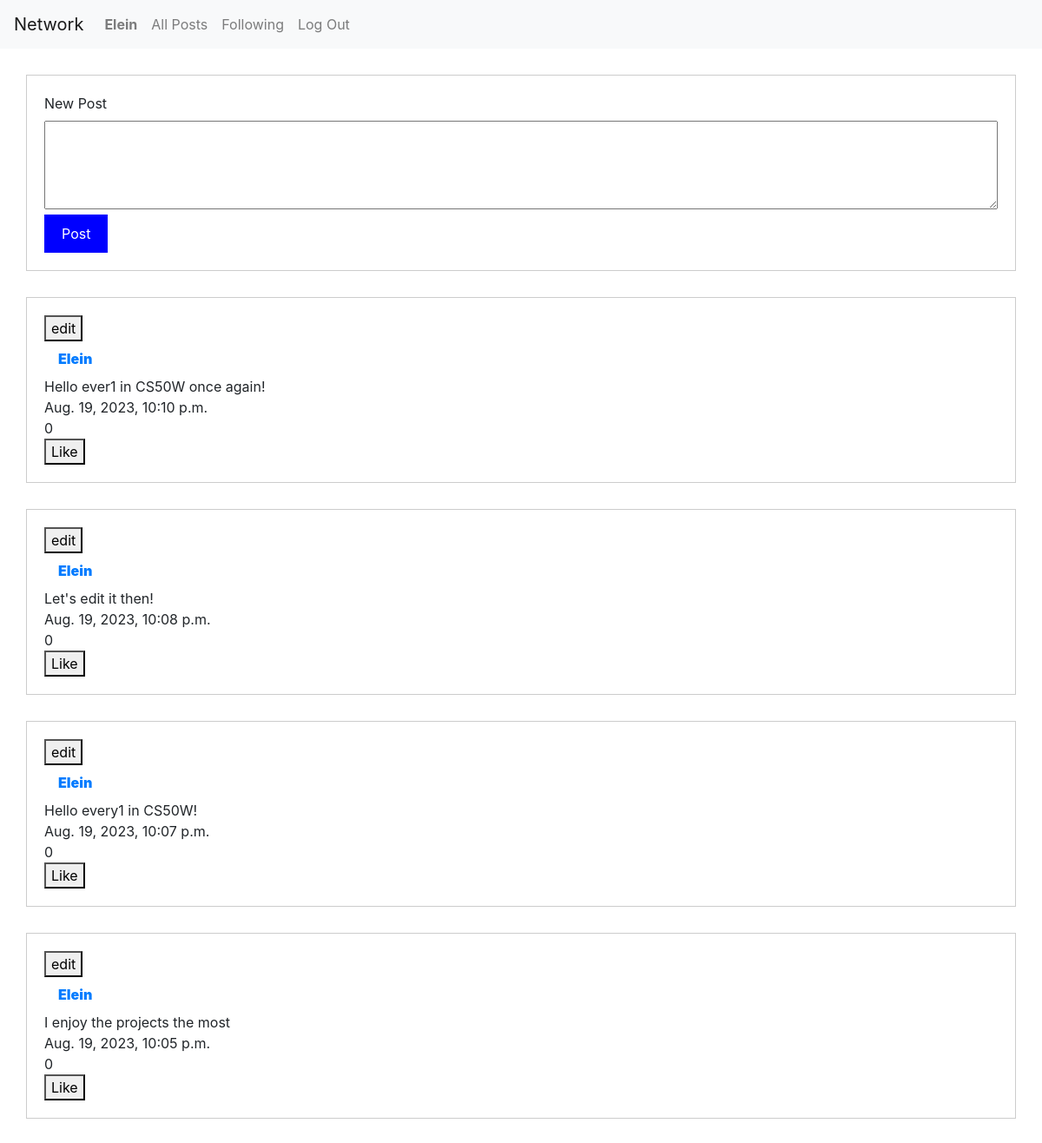
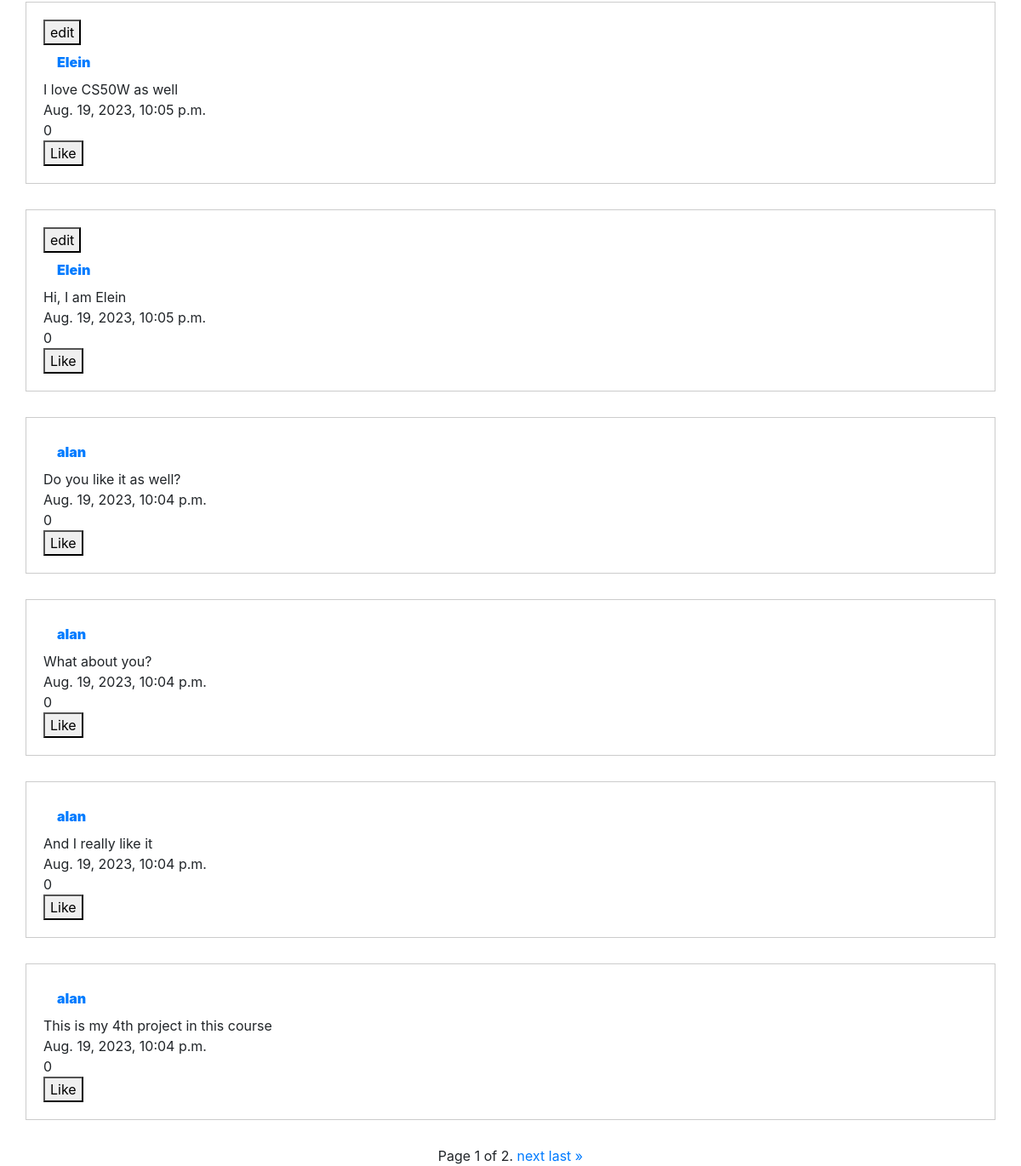
Screenshot of / (signed in) with the database file from the repository (2 pictures, top to bottom).
### network/models.py (models this page shows)
class User(AbstractUser):
    id = models.AutoField(primary_key=True)
    followers = models.ManyToManyField("self", symmetrical=False, related_name="following", blank=True)

class Post(models.Model):
    id = models.AutoField(primary_key=True)
    user = models.ForeignKey(User, on_delete=models.CASCADE, related_name="user_post")
    text = models.CharField(max_length=1000)
    date = models.DateTimeField(auto_now_add=True)
    like = models.IntegerField(default=0)

### network/views.py (the view)
# urls.py: path("", views.index, name="index"),
def index(request):
    user = request.user
    if request.method == "POST":
        post = Post()
        post.text = request.POST["message"]
        post.user = user
        post.save()
        return redirect("index")
    try:
        posts = Post.objects.order_by('-date')
        users = posts.values_list("user__username", flat=True)
        post_ids = posts.values_list("id", flat=True)
        texts = posts.values_list("text", flat=True)
        dates = posts.values_list("date", flat=True)
        likes = posts.values_list("like", flat=True)
        userlikes = []
        for post in posts:
            if UserLikes.objects.filter(post_id=post, user=user).exists():
                userlike = "Unlike"
            else:
                userlike = "Like"
            print("userlikes", userlikes)
            userlikes.append(userlike)
        context = list(zip(users, post_ids, texts, dates, likes, userlikes))
        paginator = Paginator(context, 10)
        page_number = request.GET.get("page")
        page_obj = paginator.get_page(page_number)
        context = {
            "page_obj": page_obj
        }
        return render(request, "network/index.html", context)
    except OperationalError:
        return render(request, "network/index.html")

### network/templates/network/index.html (shortened to what this page needs)
{% extends "network/layout.html" %}
{% block body %}
<body>
<div class="form-container">
    <form action="{% url 'index' %}" method="post">
        <label for="message">New Post</label><br>
        <textarea id="message" name="message" rows="4" cols="50"></textarea><br>
        <input type="submit" value="Post">
    </form>
</div>
{% for username, post_id, text, date, like, userlike in page_obj%}
<div class="form-container">
       <div class="user">
        {% if user.username == username %}
        <button id="editButton" data-post-id="{{ post_id }}">
            edit
        </button>
        {% endif %}
        <a class="nav-link" href="{% url 'user' username %}"><strong>{{ username }}</strong></a>
       </div>
       <div class="text"> {{ text }} </div>
        <div class="date"> {{ date }} </div>
        <div class="like"> {{ like }} </div>
        <button id="likeButton" post-id="{{ post_id }}">
            {{ userlike }}
        </button>
</div>
{% endfor %}
<div class="pagination">
    <span class="step-links">
        <span class="current">
            Page {{ page_obj.number }} of {{ page_obj.paginator.num_pages }}.
        </span>
        {% if page_obj.has_next %}
            <a href="?page={{ page_obj.next_page_number }}">next</a>
            <a href="?page={{ page_obj.paginator.num_pages }}">last &raquo;</a>
        {% endif %}
    </span>
</div>
</body>
{% endblock %}

### network/templates/network/layout.html (shortened to what this page needs)
{% load static %}
<!DOCTYPE html>
<html lang="en">
    <head>
        <link rel="stylesheet" href="https://stackpath.bootstrapcdn.com/bootstrap/4.4.1/css/bootstrap.min.css">
        <link href="{% static 'network/styles.css' %}" rel="stylesheet">
    </head>
    <body>
        <nav class="navbar navbar-expand-lg navbar-light bg-light">
            <a class="navbar-brand" href="#">Network</a>
            <div>
              <ul class="navbar-nav mr-auto">
                {% if user.is_authenticated %}
                    <li class="nav-item">
                        <a class="nav-link" href="{% url 'user' user.username %}"><strong>{{ user.username }}</strong></a>
                    </li>
                {% endif %}
                <li class="nav-item">
                  <a class="nav-link" href="{% url 'index' %}">All Posts</a>
                </li>
                {% if user.is_authenticated %}
                    <li class="nav-item">
                        <a class="nav-link" href="{% url 'following' %}">Following</a>
                    </li>
                    <li class="nav-item">
                        <a class="nav-link" href="{% url 'logout' %}">Log Out</a>
                    </li>
                {% endif %}
              </ul>
            </div>
          </nav>
        <div class="body">
            {% block body %}
            {% endblock %}
        </div>
    </body>
</html>

### network/static/network/styles.css (style rules this page uses)
.form-container { padding: 20px; margin: 30px; border: 1px solid #ccc; }
.user { font-weight: bold; }
textarea { width: 100%; box-sizing: border-box; }
input[type="submit"] { background-color: blue; color: white; border: none; padding: 10px 20px; cursor: pointer; }
.pagination { display: flex; justify-content: center; }

### rows the page displays
User: username "Elein"
Post: username "alan", text "Do you like it as well?", date "Aug. 19, 2023, 10:04 p.m.", like "0", userlike "Like"
Post: username "alan", text "What about you?", date "Aug. 19, 2023, 10:04 p.m.", like "0", userlike "Like"
Post: username "alan", text "And I really like it", date "Aug. 19, 2023, 10:04 p.m.", like "0", userlike "Like"
Post: username "alan", text "This is my 4th project in this course", date "Aug. 19, 2023, 10:04 p.m.", like "0", userlike "Like"

### other values shown
{{ username }} "Elein" "Elein" "Elein" "Elein" "Elein" "Elein"
{{ text }} "Hello ever1 in CS50W once again!" "Let's edit it then!" "Hello every1 in CS50W!" "I enjoy the projects the most" "I love CS50W as well" "Hi, I am Elein"
{{ date }} "Aug. 19, 2023, 10:10 p.m." "Aug. 19, 2023, 10:08 p.m." "Aug. 19, 2023, 10:07 p.m." "Aug. 19, 2023, 10:05 p.m." "Aug. 19, 2023, 10:05 p.m." "Aug. 19, 2023, 10:05 p.m."
{{ like }} "0" "0" "0" "0" "0" "0"
{{ userlike }} "Like" "Like" "Like" "Like" "Like" "Like"
{{ page_obj.number }} "1"
{{ page_obj.paginator.num_pages }} "2"
